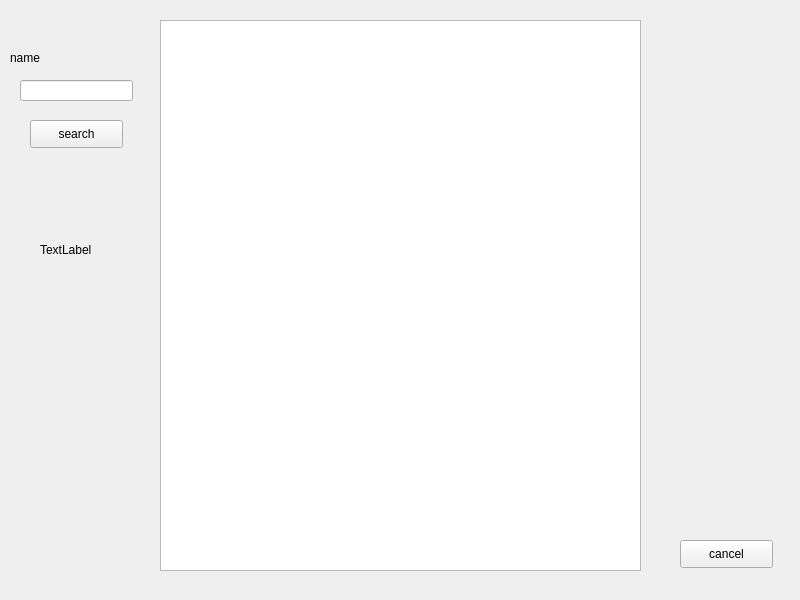
<?xml version="1.0" encoding="UTF-8"?>
<ui version="4.0">
 <class>ausearch</class>
 <widget class="QWidget" name="ausearch">
  <property name="geometry">
   <rect>
    <x>0</x>
    <y>0</y>
    <width>800</width>
    <height>600</height>
   </rect>
  </property>
  <property name="windowTitle">
   <string>Form</string>
  </property>
  <widget class="QLabel" name="nl">
   <property name="geometry">
    <rect>
     <x>10</x>
     <y>50</y>
     <width>72</width>
     <height>15</height>
    </rect>
   </property>
   <property name="text">
    <string>name</string>
   </property>
  </widget>
  <widget class="QLineEdit" name="nameline">
   <property name="geometry">
    <rect>
     <x>20</x>
     <y>80</y>
     <width>113</width>
     <height>21</height>
    </rect>
   </property>
  </widget>
  <widget class="QLabel" name="x">
   <property name="geometry">
    <rect>
     <x>40</x>
     <y>240</y>
     <width>72</width>
     <height>20</height>
    </rect>
   </property>
   <property name="text">
    <string>TextLabel</string>
   </property>
  </widget>
  <widget class="QPushButton" name="asearbtn">
   <property name="geometry">
    <rect>
     <x>30</x>
     <y>120</y>
     <width>93</width>
     <height>28</height>
    </rect>
   </property>
   <property name="text">
    <string>search</string>
   </property>
  </widget>
  <widget class="QPushButton" name="asclbtn">
   <property name="geometry">
    <rect>
     <x>680</x>
     <y>540</y>
     <width>93</width>
     <height>28</height>
    </rect>
   </property>
   <property name="text">
    <string>cancel</string>
   </property>
  </widget>
  <widget class="QListWidget" name="scres">
   <property name="geometry">
    <rect>
     <x>160</x>
     <y>20</y>
     <width>481</width>
     <height>551</height>
    </rect>
   </property>
  </widget>
 </widget>
 <resources/>
 <connections/>
</ui>
